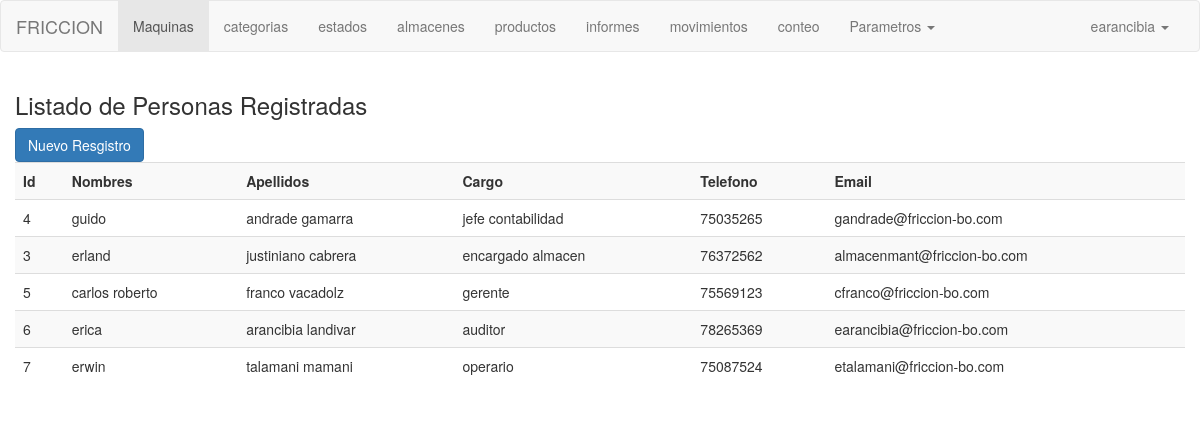
/personas.php (signed in), run on the app's committed database.
### tables this page shows
CREATE TABLE `tbpersona` (
  `idpersona` int(255) NOT NULL,
  `nombres` varchar(50) NOT NULL,
  `apellidopaterno` varchar(25) NOT NULL,
  `apellidomaterno` varchar(25) NOT NULL,
  `cargo` varchar(60) NOT NULL,
  `telefono` varchar(20) NOT NULL,
  `email` varchar(50) NOT NULL
);

### personas.php (the view, shortened to what this page needs)
<?php
$link = Conectarse();
?>
<!DOCTYPE html>
<html lang="en">
    <head>
        <link href="css/bootstrap.min.css" rel="stylesheet">
    </head>
    <body>
        <div class="row">
            <div class="col-lg-12 col-sm-8">
                <nav class="navbar navbar-default" role="navigation">
                    <div class="container-fluid">
                        <div class="navbar-header">
                            <a class="navbar-brand" href="bienvenida.php">FRICCION</a>
                        </div>
                        <div class="collapse navbar-collapse" id="bs-example-navbar-collapse-1">
                            <ul class="nav navbar-nav">
                                <li class="active"><a href="#">Maquinas <span class="sr-only">(current)</span></a></li>
                                <li><a href="#">categorias</a></li>
                                <li><a href="#">estados</a></li>
                                <li><a href="#">almacenes</a></li>
                                <li><a href="#">productos</a></li>
                                <li><a href="#">informes</a></li>
                                <li><a href="#">movimientos</a></li>
                                <li><a href="#">conteo</a></li>
                                <li class="dropdown">
                                    <a href="#" class="dropdown-toggle" data-toggle="dropdown" role="button"
                                       aria-expanded="false">Parametros <span class="caret"></span>
                                    </a>
                                </li>
                            </ul>
                            <ul class="nav navbar-nav navbar-right">
                                <li class="dropdown">
                                    <a href="#" class="dropdown-toggle" data-toggle="dropdown" role="button" aria-expanded="false">
                                        <?php echo $_SESSION['usuario']; ?> <span class="caret"></span>
                                    </a>
                                </li>
                            </ul>
                        </div>
                    </div>
                </nav>
            </div>
        </div>
        <div id="wrapper">
            <div class="container">
                <div class="row" id="listaPersonas">
                    <h3>Listado de Personas Registradas</h3>
                    <a href="per_nuevo.php" class="btn btn-primary">Nuevo Resgistro</a>
                    <table class="table table-responsive table-striped">
                        <tr>
                            <th>Id</th>
                            <th>Nombres</th>
                            <th>Apellidos</th>
                            <th>Cargo</th>
                            <th>Telefono</th>
                            <th>Email</th>
                        </tr>
                        <?php
                            $sql="SELECT `idpersona`, `nombres`, `apellidopaterno`, `apellidomaterno`, `cargo`, `telefono`, `email` FROM `tbpersona`";
                            $result = mysqli_query($link,$sql) or die ("Error");
                            while($row = mysqli_fetch_row($result)){
                        ?>
                        <tr>
                            <td><?php echo $row[0]; ?></td>
                            <td><?php echo $row[1]; ?></td>
                            <td><?php echo $row[2] ." ".$row[3]; ?></td>
                            <td><?php echo $row[4]; ?></td>
                            <td><?php echo $row[5]; ?></td>
                            <td><?php echo $row[6]; ?></td>
                        </tr>
                        <?php
                            }
                        ?>
                    </table>
                </div>
            </div>
        </div>
    </body>
</html>

### data on the page
tbpersona: idpersona "4", nombres "guido", apellidopaterno "andrade", apellidomaterno "gamarra", cargo "jefe contabilidad", telefono "75035265", email "gandrade@friccion-bo.com"
tbpersona: idpersona "3", nombres "erland", apellidopaterno "justiniano", apellidomaterno "cabrera", cargo "encargado almacen", telefono "76372562", email "almacenmant@friccion-bo.com"
tbpersona: idpersona "5", nombres "carlos roberto", apellidopaterno "franco", apellidomaterno "vacadolz", cargo "gerente", telefono "75569123", email "cfranco@friccion-bo.com"
tbpersona: idpersona "6", nombres "erica", apellidopaterno "arancibia", apellidomaterno "landivar", cargo "auditor", telefono "78265369", email "earancibia@friccion-bo.com"
tbpersona: idpersona "7", nombres "erwin", apellidopaterno "talamani", apellidomaterno "mamani", cargo "operario", telefono "75087524", email "etalamani@friccion-bo.com"

### other printed values
$_SESSION['usuario'] "earancibia"
